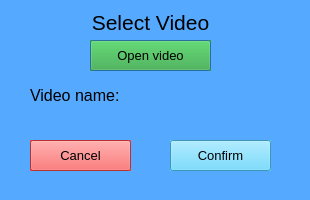
<?xml version="1.0" encoding="UTF-8"?>
<ui version="4.0">
 <class>dialog_SelectVideo</class>
 <widget class="QDialog" name="dialog_SelectVideo">
  <property name="geometry">
   <rect>
    <x>0</x>
    <y>0</y>
    <width>310</width>
    <height>200</height>
   </rect>
  </property>
  <property name="minimumSize">
   <size>
    <width>0</width>
    <height>0</height>
   </size>
  </property>
  <property name="maximumSize">
   <size>
    <width>360</width>
    <height>410</height>
   </size>
  </property>
  <property name="palette">
   <palette>
    <active>
     <colorrole role="WindowText">
      <brush brushstyle="SolidPattern">
       <color alpha="255">
        <red>0</red>
        <green>0</green>
        <blue>0</blue>
       </color>
      </brush>
     </colorrole>
     <colorrole role="Button">
      <brush brushstyle="SolidPattern">
       <color alpha="255">
        <red>85</red>
        <green>170</green>
        <blue>255</blue>
       </color>
      </brush>
     </colorrole>
     <colorrole role="Window">
      <brush brushstyle="SolidPattern">
       <color alpha="255">
        <red>85</red>
        <green>170</green>
        <blue>255</blue>
       </color>
      </brush>
     </colorrole>
    </active>
    <inactive>
     <colorrole role="WindowText">
      <brush brushstyle="SolidPattern">
       <color alpha="255">
        <red>0</red>
        <green>0</green>
        <blue>0</blue>
       </color>
      </brush>
     </colorrole>
     <colorrole role="Button">
      <brush brushstyle="SolidPattern">
       <color alpha="255">
        <red>85</red>
        <green>170</green>
        <blue>255</blue>
       </color>
      </brush>
     </colorrole>
     <colorrole role="Window">
      <brush brushstyle="SolidPattern">
       <color alpha="255">
        <red>85</red>
        <green>170</green>
        <blue>255</blue>
       </color>
      </brush>
     </colorrole>
    </inactive>
    <disabled>
     <colorrole role="WindowText">
      <brush brushstyle="SolidPattern">
       <color alpha="255">
        <red>42</red>
        <green>85</green>
        <blue>127</blue>
       </color>
      </brush>
     </colorrole>
     <colorrole role="Button">
      <brush brushstyle="SolidPattern">
       <color alpha="255">
        <red>85</red>
        <green>170</green>
        <blue>255</blue>
       </color>
      </brush>
     </colorrole>
     <colorrole role="Window">
      <brush brushstyle="SolidPattern">
       <color alpha="255">
        <red>85</red>
        <green>170</green>
        <blue>255</blue>
       </color>
      </brush>
     </colorrole>
    </disabled>
   </palette>
  </property>
  <property name="windowTitle">
   <string>Select video</string>
  </property>
  <property name="autoFillBackground">
   <bool>true</bool>
  </property>
  <widget class="QLabel" name="label_SelectVideo">
   <property name="geometry">
    <rect>
     <x>10</x>
     <y>10</y>
     <width>281</width>
     <height>25</height>
    </rect>
   </property>
   <property name="font">
    <font>
     <pointsize>16</pointsize>
    </font>
   </property>
   <property name="text">
    <string>Select Video</string>
   </property>
   <property name="alignment">
    <set>Qt::AlignCenter</set>
   </property>
  </widget>
  <widget class="QPushButton" name="pushButton_OpenVideo">
   <property name="geometry">
    <rect>
     <x>90</x>
     <y>40</y>
     <width>121</width>
     <height>31</height>
    </rect>
   </property>
   <property name="palette">
    <palette>
     <active>
      <colorrole role="WindowText">
       <brush brushstyle="SolidPattern">
        <color alpha="255">
         <red>0</red>
         <green>0</green>
         <blue>0</blue>
        </color>
       </brush>
      </colorrole>
      <colorrole role="Button">
       <brush brushstyle="SolidPattern">
        <color alpha="255">
         <red>50</red>
         <green>170</green>
         <blue>50</blue>
        </color>
       </brush>
      </colorrole>
      <colorrole role="Window">
       <brush brushstyle="SolidPattern">
        <color alpha="255">
         <red>50</red>
         <green>170</green>
         <blue>50</blue>
        </color>
       </brush>
      </colorrole>
     </active>
     <inactive>
      <colorrole role="WindowText">
       <brush brushstyle="SolidPattern">
        <color alpha="255">
         <red>0</red>
         <green>0</green>
         <blue>0</blue>
        </color>
       </brush>
      </colorrole>
      <colorrole role="Button">
       <brush brushstyle="SolidPattern">
        <color alpha="255">
         <red>50</red>
         <green>170</green>
         <blue>50</blue>
        </color>
       </brush>
      </colorrole>
      <colorrole role="Window">
       <brush brushstyle="SolidPattern">
        <color alpha="255">
         <red>50</red>
         <green>170</green>
         <blue>50</blue>
        </color>
       </brush>
      </colorrole>
     </inactive>
     <disabled>
      <colorrole role="WindowText">
       <brush brushstyle="SolidPattern">
        <color alpha="255">
         <red>25</red>
         <green>85</green>
         <blue>25</blue>
        </color>
       </brush>
      </colorrole>
      <colorrole role="Button">
       <brush brushstyle="SolidPattern">
        <color alpha="255">
         <red>50</red>
         <green>170</green>
         <blue>50</blue>
        </color>
       </brush>
      </colorrole>
      <colorrole role="Window">
       <brush brushstyle="SolidPattern">
        <color alpha="255">
         <red>50</red>
         <green>170</green>
         <blue>50</blue>
        </color>
       </brush>
      </colorrole>
     </disabled>
    </palette>
   </property>
   <property name="font">
    <font>
     <pointsize>10</pointsize>
    </font>
   </property>
   <property name="autoFillBackground">
    <bool>true</bool>
   </property>
   <property name="text">
    <string>Open video</string>
   </property>
  </widget>
  <widget class="QPushButton" name="pushButton_Confirm">
   <property name="geometry">
    <rect>
     <x>170</x>
     <y>140</y>
     <width>101</width>
     <height>31</height>
    </rect>
   </property>
   <property name="palette">
    <palette>
     <active>
      <colorrole role="WindowText">
       <brush brushstyle="SolidPattern">
        <color alpha="255">
         <red>0</red>
         <green>0</green>
         <blue>0</blue>
        </color>
       </brush>
      </colorrole>
      <colorrole role="Button">
       <brush brushstyle="SolidPattern">
        <color alpha="255">
         <red>85</red>
         <green>210</green>
         <blue>255</blue>
        </color>
       </brush>
      </colorrole>
      <colorrole role="Window">
       <brush brushstyle="SolidPattern">
        <color alpha="255">
         <red>85</red>
         <green>210</green>
         <blue>255</blue>
        </color>
       </brush>
      </colorrole>
     </active>
     <inactive>
      <colorrole role="WindowText">
       <brush brushstyle="SolidPattern">
        <color alpha="255">
         <red>0</red>
         <green>0</green>
         <blue>0</blue>
        </color>
       </brush>
      </colorrole>
      <colorrole role="Button">
       <brush brushstyle="SolidPattern">
        <color alpha="255">
         <red>85</red>
         <green>210</green>
         <blue>255</blue>
        </color>
       </brush>
      </colorrole>
      <colorrole role="Window">
       <brush brushstyle="SolidPattern">
        <color alpha="255">
         <red>85</red>
         <green>210</green>
         <blue>255</blue>
        </color>
       </brush>
      </colorrole>
     </inactive>
     <disabled>
      <colorrole role="WindowText">
       <brush brushstyle="SolidPattern">
        <color alpha="255">
         <red>42</red>
         <green>105</green>
         <blue>127</blue>
        </color>
       </brush>
      </colorrole>
      <colorrole role="Button">
       <brush brushstyle="SolidPattern">
        <color alpha="255">
         <red>85</red>
         <green>210</green>
         <blue>255</blue>
        </color>
       </brush>
      </colorrole>
      <colorrole role="Window">
       <brush brushstyle="SolidPattern">
        <color alpha="255">
         <red>85</red>
         <green>210</green>
         <blue>255</blue>
        </color>
       </brush>
      </colorrole>
     </disabled>
    </palette>
   </property>
   <property name="font">
    <font>
     <pointsize>10</pointsize>
    </font>
   </property>
   <property name="autoFillBackground">
    <bool>true</bool>
   </property>
   <property name="text">
    <string>Confirm</string>
   </property>
  </widget>
  <widget class="QPushButton" name="pushButton_Cancel">
   <property name="geometry">
    <rect>
     <x>30</x>
     <y>140</y>
     <width>101</width>
     <height>31</height>
    </rect>
   </property>
   <property name="palette">
    <palette>
     <active>
      <colorrole role="WindowText">
       <brush brushstyle="SolidPattern">
        <color alpha="255">
         <red>0</red>
         <green>0</green>
         <blue>0</blue>
        </color>
       </brush>
      </colorrole>
      <colorrole role="Button">
       <brush brushstyle="SolidPattern">
        <color alpha="255">
         <red>255</red>
         <green>70</green>
         <blue>70</blue>
        </color>
       </brush>
      </colorrole>
      <colorrole role="Window">
       <brush brushstyle="SolidPattern">
        <color alpha="255">
         <red>255</red>
         <green>70</green>
         <blue>70</blue>
        </color>
       </brush>
      </colorrole>
     </active>
     <inactive>
      <colorrole role="WindowText">
       <brush brushstyle="SolidPattern">
        <color alpha="255">
         <red>0</red>
         <green>0</green>
         <blue>0</blue>
        </color>
       </brush>
      </colorrole>
      <colorrole role="Button">
       <brush brushstyle="SolidPattern">
        <color alpha="255">
         <red>255</red>
         <green>70</green>
         <blue>70</blue>
        </color>
       </brush>
      </colorrole>
      <colorrole role="Window">
       <brush brushstyle="SolidPattern">
        <color alpha="255">
         <red>255</red>
         <green>70</green>
         <blue>70</blue>
        </color>
       </brush>
      </colorrole>
     </inactive>
     <disabled>
      <colorrole role="WindowText">
       <brush brushstyle="SolidPattern">
        <color alpha="255">
         <red>127</red>
         <green>35</green>
         <blue>35</blue>
        </color>
       </brush>
      </colorrole>
      <colorrole role="Button">
       <brush brushstyle="SolidPattern">
        <color alpha="255">
         <red>255</red>
         <green>70</green>
         <blue>70</blue>
        </color>
       </brush>
      </colorrole>
      <colorrole role="Window">
       <brush brushstyle="SolidPattern">
        <color alpha="255">
         <red>255</red>
         <green>70</green>
         <blue>70</blue>
        </color>
       </brush>
      </colorrole>
     </disabled>
    </palette>
   </property>
   <property name="font">
    <font>
     <pointsize>10</pointsize>
    </font>
   </property>
   <property name="autoFillBackground">
    <bool>true</bool>
   </property>
   <property name="text">
    <string>Cancel</string>
   </property>
  </widget>
  <widget class="QLabel" name="label_VideoName">
   <property name="geometry">
    <rect>
     <x>30</x>
     <y>80</y>
     <width>241</width>
     <height>31</height>
    </rect>
   </property>
   <property name="font">
    <font>
     <pointsize>12</pointsize>
    </font>
   </property>
   <property name="text">
    <string>Video name:</string>
   </property>
  </widget>
 </widget>
 <resources/>
 <connections/>
</ui>
